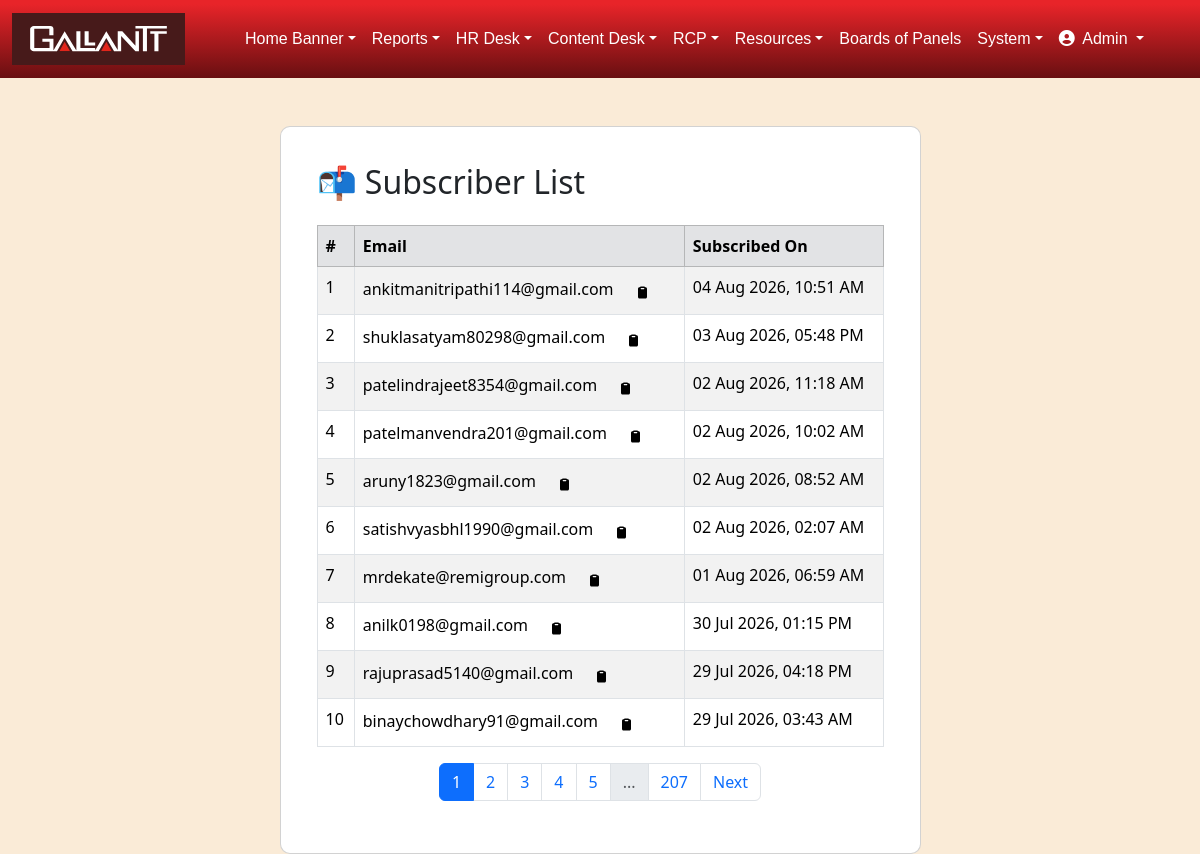
The app's page /dir/admin/subscriber.php (signed in) with its own data.
### tables this page shows
CREATE TABLE `web_subscribers` (
  `id` int(11) NOT NULL,
  `email` varchar(255) NOT NULL,
  `created_at` timestamp NOT NULL DEFAULT current_timestamp()
);

### dir/admin/subscriber.php (the view, shortened to what this page needs)
<?php
$db = Database::getDB();
$limit = 10;
$page = isset($_GET['page']) && is_numeric($_GET['page']) ? (int) $_GET['page'] : 1;
$page = max(1, $page);
$totalStmt = $db->query("SELECT COUNT(*) FROM web_subscribers");
$totalSubscribers = $totalStmt->fetchColumn();
$totalPages = max(1, (int) ceil($totalSubscribers / $limit));
$page = min($page, $totalPages);
$offset = ($page - 1) * $limit;
$stmt = $db->prepare("SELECT id, email, created_at FROM web_subscribers ORDER BY id DESC LIMIT :limit OFFSET :offset");
$stmt->bindValue(':limit', $limit, PDO::PARAM_INT);
$stmt->bindValue(':offset', $offset, PDO::PARAM_INT);
$stmt->execute();
$subscribers = $stmt->fetchAll(PDO::FETCH_ASSOC);
?>
<!DOCTYPE html>
<html lang="en">
<head>
    <link rel="stylesheet" href="./components/navbar/header.css">
    <link rel="stylesheet" href="<?php echo ABS_URL ?>assets/bootstrap/dist/css/bootstrap.min.css">
    <link rel="stylesheet" href="https://cdnjs.cloudflare.com/ajax/libs/font-awesome/6.7.2/css/all.min.css">
</head>
<body>
    <?php require_once ABS_PATH . 'dir/admin/components/navbar/header.php'; ?>
<div class="container mt-5">
   <div class="row justify-content-center">
    <div class="col-lg-7">
        <div class="card">
    <div class="card-body">
         <h2 class="mb-4">📬 Subscriber List</h2>
    <table class="table table-bordered table-striped">
        <thead class="table-secondary">
            <tr>
                <th>#</th>
                <th>Email</th>
                <th>Subscribed On</th>
            </tr>
        </thead>
        <tbody>
            <?php if ($subscribers): ?>
                <?php foreach ($subscribers as $index => $subscriber): ?>
                    <tr>
                        <td><?= $offset + $index + 1 ?></td>
                        <td>
    <span id="email_<?= $subscriber['id'] ?>"><?= htmlspecialchars($subscriber['email']) ?></span>
    <button class="btn btn-sm border-none ms-2" onclick="copyToClipboard('email_<?= $subscriber['id'] ?>')" title="Copy Email">
    </button>
</td>
                        <td><?= date('d M Y, h:i A', strtotime($subscriber['created_at'])) ?></td>
                    </tr>
                <?php endforeach; ?>
            <?php else: ?>
                <tr>
                    <td colspan="3" class="text-center">No subscribers yet.</td>
                </tr>
            <?php endif; ?>
        </tbody>
    </table>
    <?php if ($totalPages > 1): ?>
<nav>
    <ul class="pagination justify-content-center">
        <?php
            $startPage = max(2, $page - 2);
            $endPage = min($totalPages - 1, $page + 2);
            if ($page <= 4) {
                $startPage = 2;
                $endPage = min($totalPages - 1, 5);
            } elseif ($page >= $totalPages - 3) {
                $startPage = max(2, $totalPages - 4);
                $endPage = $totalPages - 1;
            }
        ?>
        <li class="page-item <?= ($page === 1) ? 'active' : '' ?>">
            <a class="page-link" href="?page=1">1</a>
        </li>
        <?php for ($i = $startPage; $i <= $endPage; $i++): ?>
            <li class="page-item <?= ($i === $page) ? 'active' : '' ?>">
                <a class="page-link" href="?page=<?= $i ?>"><?= $i ?></a>
            </li>
        <?php endfor; ?>
        <?php if ($endPage < $totalPages - 1): ?>
            <li class="page-item disabled"><span class="page-link">...</span></li>
        <?php endif; ?>
        <?php if ($totalPages > 1): ?>
            <li class="page-item <?= ($page === $totalPages) ? 'active' : '' ?>">
                <a class="page-link" href="?page=<?= $totalPages ?>"><?= $totalPages ?></a>
            </li>
        <?php endif; ?>
        <?php if ($page < $totalPages): ?>
            <li class="page-item">
                <a class="page-link" href="?page=<?= $page + 1 ?>">Next</a>
            </li>
        <?php endif; ?>
    </ul>
</nav>
<?php endif; ?>
    </div>
   </div>
    </div>
   </div>
</div>
</body>
</html>

### dir/admin/components/navbar/header.php (shortened to what this page needs)
<nav class="navbar navbar-expand-lg">
    <div class="container-fluid">
        <a class="navbar-brand fw-bold" href="<?php echo ABS_URL ?>dir/admin/"><img src="<?= ABS_URL ?>assets/home/gallantt-group-of-industries.svg" class="attachment-full size-full wp-image-22" alt="Gallantt Group of Industries"></a>
        <div class="collapse navbar-collapse justify-content-center" id="navbarNav">
            <ul class="navbar-nav">
                <li class="nav-item dropdown">
                    <a class="nav-link dropdown-toggle" href="#" id="homeBannerDropdown" role="button"
                       data-bs-toggle="dropdown" aria-expanded="false"> Home Banner</a>
                </li>
                <li class="nav-item dropdown">
                    <a class="nav-link dropdown-toggle" href="#" id="reportsDropdown" role="button"
                       data-bs-toggle="dropdown" aria-expanded="false"> Reports</a>
                </li>
                <li class="nav-item dropdown">
                    <a class="nav-link dropdown-toggle" href="#" id="hrDropdown" role="button"
                       data-bs-toggle="dropdown" aria-expanded="false"> HR Desk</a>
                </li>
                <li class="nav-item dropdown">
                    <a class="nav-link dropdown-toggle" href="#" id="contentDropdown" role="button"
                       data-bs-toggle="dropdown" aria-expanded="false"> Content Desk</a>
                </li>
                <li class="nav-item dropdown">
                    <a class="nav-link dropdown-toggle" href="#" id="rcpDropdown" role="button"
                       data-bs-toggle="dropdown" aria-expanded="false"> RCP</a>
                </li>
                <li class="nav-item dropdown">
                    <a class="nav-link dropdown-toggle" href="#" id="resourcesDropdown" role="button"
                       data-bs-toggle="dropdown" aria-expanded="false">Resources</a>
                </li>
                <li class="nav-item dropdown">
                    <a class="nav-link" href="<?= ABS_URL ?>dir/admin/board-panel/" id="businessDropdown" role="button"
                       aria-expanded="false"> Boards of Panels</a>
                </li>
                <li class="nav-item dropdown">
                    <a class="nav-link dropdown-toggle" href="#" id="utilityDropdown" role="button"
                       data-bs-toggle="dropdown" aria-expanded="false"> System</a>
                </li>
                <li class="nav-item dropdown">
                    <a class="nav-link dropdown-toggle text-primary fw-semibold" href="#" id="accountDropdown" role="button"
                       data-bs-toggle="dropdown" aria-expanded="false">
                       <i class="fa-solid fa-circle-user me-1"></i> Admin
                    </a>
                </li>
            </ul>
        </div>
    </div>
</nav>

### dir/admin/components/navbar/header.css (style rules this page uses)
body { background-color: antiquewhite !important; }
.navbar { background: linear-gradient(180deg, #E82429 5.26%, #680F11 100%); transition: background 0.3s ease-in-out; }
.navbar a { font-family: "Jost", Sans-serif !important; color: white !important; font-weight: 400 !important; }
.navbar-nav .nav-link, .navbar-brand { color: white !important; font-weight: bold; }

### dir/admin/subscriber.php (style rules this page uses)
.card { padding: 20px; border-radius: 10px; }

### records on screen
web_subscribers: index "1", email "ankitmanitripathi114@gmail.com", created_at "04 Aug 2026, 10:51 AM"
web_subscribers: index "2", email "shuklasatyam80298@gmail.com", created_at "03 Aug 2026, 05:48 PM"
web_subscribers: index "3", email "patelindrajeet8354@gmail.com", created_at "02 Aug 2026, 11:18 AM"
web_subscribers: index "4", email "patelmanvendra201@gmail.com", created_at "02 Aug 2026, 10:02 AM"
web_subscribers: index "5", email "aruny1823@gmail.com", created_at "02 Aug 2026, 08:52 AM"
web_subscribers: index "6", email "satishvyasbhl1990@gmail.com", created_at "02 Aug 2026, 02:07 AM"
web_subscribers: index "7", email "mrdekate@remigroup.com", created_at "01 Aug 2026, 06:59 AM"
web_subscribers: index "8", email "anilk0198@gmail.com", created_at "30 Jul 2026, 01:15 PM"
web_subscribers: index "9", email "rajuprasad5140@gmail.com", created_at "29 Jul 2026, 04:18 PM"
web_subscribers: index "10", email "binaychowdhary91@gmail.com", created_at "29 Jul 2026, 03:43 AM"

### other values on screen
$totalPages "207"
